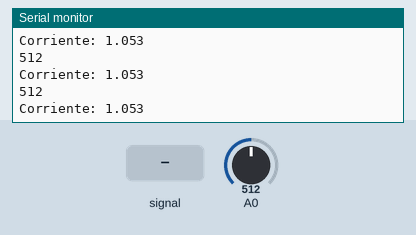
This sketch was run on a simulated Arduino Uno, built with avr-gcc and run on an emulated ATmega328P. Shown: the last lines printed to the serial monitor. The test bench sets the inputs (shaded band); at power-on: A0 = 512.

Above: at 1.2 s.
1.3 s: A0 fed a 200 Hz sine of ±81 counts around its level
At 1.56 s:
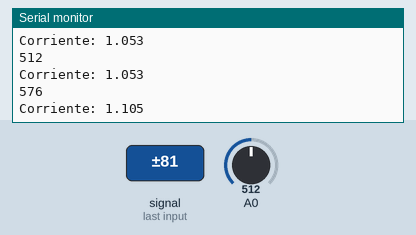
2.8 s: A0 set to 716
At 2.82 s:
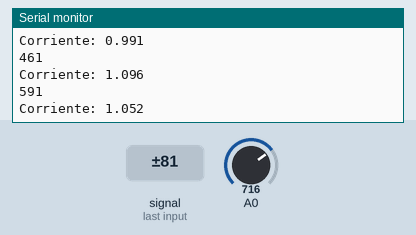
4.3 s: A0 fed a 1000 Hz sine of ±255 counts around its level
At 4.56 s:
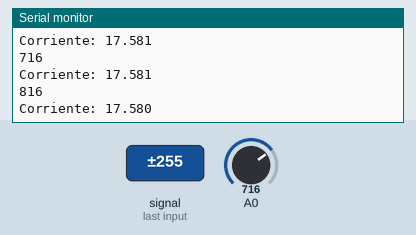
5.8 s: A0 set to 900
At 5.82 s:
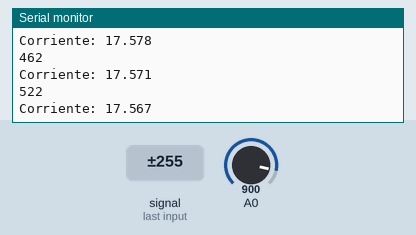
Timing chart, 0 to 8.3 s (numbered marks = the images above; inputs shaded):
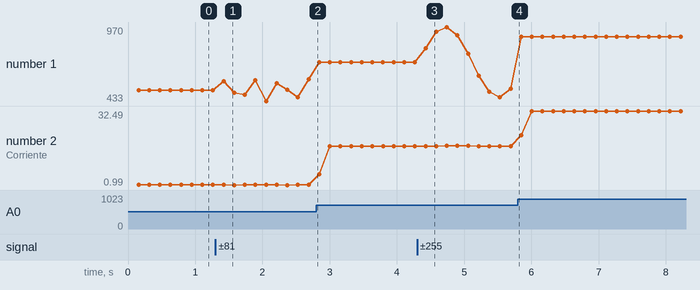

The sketch:

ReadADCnodeMCU.ino
```cpp
#include <SoftwareSerial.h>
#define VOLTAGE_MAX 2.991
#define VOLTAGE_MAXCOUNTS 1001
//float voltage;
float Sensibilidad=0.03688;
void setup() {
  // put your setup code here, to run once:
  Serial.begin ( 115200 );

}
void loop() {

  float voltajeSensor =get_voltage(1000);//obtenemos voltaje del sensor(10000 muestras)
  Serial.print("Corriente: ");
  Serial.println(voltajeSensor ,3);
}
/*void loop() {
  // put your main code here, to run repeatedly:
  float sensorValue = analogRead(A0);
  Serial.print("Sensor Value(0-1023): ");
  Serial.println(sensorValue,5);
  voltage = (sensorValue-498) * (VOLTAGE_MAX / VOLTAGE_MAXCOUNTS);
  Serial.print("Voltage: ");
  Serial.println(voltage,5);
  float I=voltage/sensibilidad;
  Serial.print("Corriente: ");
  Serial.println(I,5);
  delay(500);
}
*/


float get_voltage(int n_muestras)
{
  float voltage=0;
  float corriente;

  for(int i=0;i<n_muestras;i++)
  {
    voltage =(analogRead(A0)-499) * (VOLTAGE_MAX/ VOLTAGE_MAXCOUNTS);
    corriente=corriente+voltage/Sensibilidad;
  }
  Serial.println(analogRead(A0));
  corriente=corriente/n_muestras;
  return(corriente);
}
```

Measured:
- after the input at 1.3 s, the serial monitor: prints a new line after 0.12 s (image 1)
- after the input at 4.3 s, the serial monitor: prints a new line after 0.13 s (image 3)
- plotted number 1: 512 → 591 after the input at 1.3 s, 591 → 716 after the input at 2.8 s, 716 → 522 after the input at 4.3 s, 522 → 900 after the input at 5.8 s
- plotted number 2: 1.05 → 1.05 after the input at 1.3 s, 1.05 → 17.58 after the input at 2.8 s, 17.58 → 17.57 after the input at 4.3 s, 17.57 → 32.49 after the input at 5.8 s
